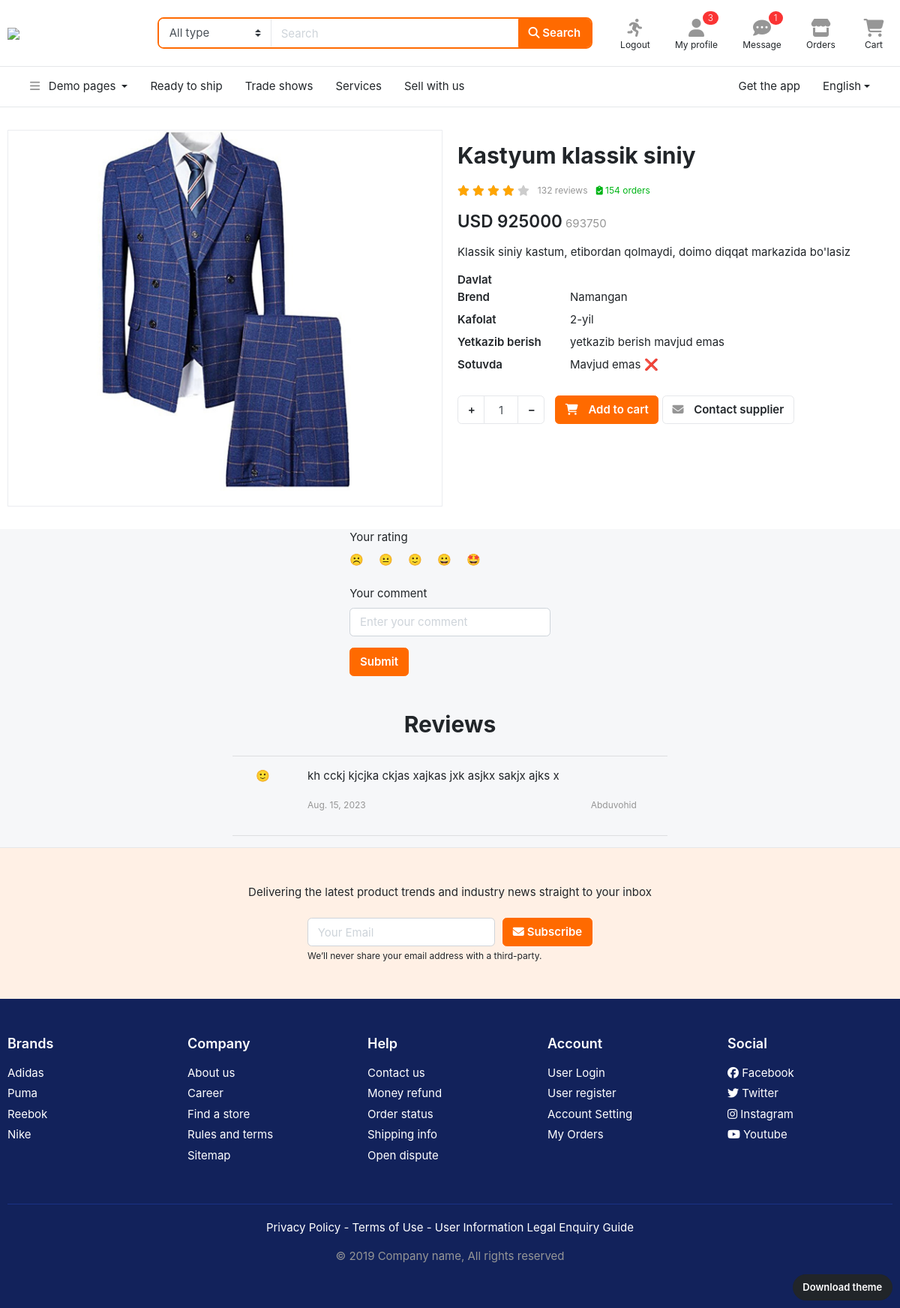
Screenshot of /home/mahsulot/16/ with the database file from the repository.
### asosiy/models.py (models this page shows, shortened)
class Media(models.Model):
    rasm = models.FileField()
    mahsulot = models.ForeignKey(Mahsulot, on_delete=models.CASCADE, related_name='rasmlar')

class Mahsulot(models.Model):
    nom = models.CharField(max_length=100)
    narx = models.PositiveIntegerField()
    chegirma = models.PositiveIntegerField(default=0)
    batafsil = models.TextField()
    brend = models.CharField(max_length=30)
    kafolat = models.CharField(max_length=30)
    yetkazish = models.CharField(max_length=30)
    mavjud = models.BooleanField(default=True)
    bolim = models.ForeignKey(Bolim, on_delete=models.CASCADE)
    ishlab_chiqaruvchi = models.CharField(max_length=30, default='Uzb')

class Izoh(models.Model):
    matn = models.TextField()
    sana = models.DateField()
    baho = models.PositiveSmallIntegerField()
    mahsulot = models.ForeignKey(Mahsulot,on_delete=models.CASCADE)
    profil = models.ForeignKey(Profil,on_delete=models.CASCADE)

### userapp/models.py (models this page shows, shortened)
class Profil(models.Model):
    ism = models.CharField(max_length=50,null=True)
    jins = models.CharField(max_length=50)
    shahar = models.CharField(max_length=50)
    viloyat = models.CharField(max_length=50)
    user = models.OneToOneField(User,on_delete=models.CASCADE)

### asosiy/views.py (the view)
# urls.py: path('mahsulot/<int:pk>/', MahsulotDetails.as_view(), name='mahsulot'),
class MahsulotDetails(View):
    def get(self, request, pk):
        chegirma_narx = Mahsulot.objects.get(id=pk).narx * (100 - Mahsulot.objects.get(id=pk).chegirma) // 100
        data = {
            'mahsulot': Mahsulot.objects.get(id=pk),
            'chegirma_narx': chegirma_narx,
            'izohlar': Izoh.objects.filter(mahsulot__id=pk)
        }
        return  render(request, 'page-detail-product.html', data)

### templates/page-detail-product.html (shortened to what this page needs)
{% extends 'header.html' %}
{% block content %}
<section class="section-content bg-white padding-y">
<div class="container">
	<div class="row">
		<aside class="col-md-6">
<div class="card">
<article class="gallery-wrap">
	<div class="img-big-wrap">
      {% for media in mahsulot.rasmlar.all|slice:":1" %}
            <div><a href="#"><img src='{{media.rasm.url}}'></a></div>
            {% endfor %}
        </div>
</article>
</div>
		</aside>
		<main class="col-md-6">
<article class="product-info-aside">
<h2 class="title mt-3"> {{mahsulot.nom}} </h2>
<div class="rating-wrap my-3">
	<ul class="rating-stars">
		<li style="width:80%" class="stars-active">
			<i class="fa fa-star"></i> <i class="fa fa-star"></i>
			<i class="fa fa-star"></i> <i class="fa fa-star"></i>
		</li>
		<li>
			<i class="fa fa-star"></i> <i class="fa fa-star"></i>
			<i class="fa fa-star"></i> <i class="fa fa-star"></i>
			<i class="fa fa-star"></i>
		</li>
	</ul>
	<small class="label-rating text-muted">132 reviews</small>
	<small class="label-rating text-success"> <i class="fa fa-clipboard-check"></i> 154 orders </small>
</div>
<div class="mb-3">
	<var class="price h4">USD {{mahsulot.narx}}</var>
	<span class="text-muted">{{chegirma_narx}}</span>
</div>
<p>{{ mahsulot.batafsil }}</p>
<dl class="row">
  <dt class="col-sm-3">Davlat</dt>
  <dd class="col-sm-9"><a href="#">{{mahsulot.davlat}}</a></dd>
  <dt class="col-sm-3">Brend</dt>
  <dd class="col-sm-9">{{mahsulot.brend}}</dd>
  <dt class="col-sm-3">Kafolat</dt>
  <dd class="col-sm-9">{{mahsulot.kafolat}}</dd>
  <dt class="col-sm-3">Yetkazib berish</dt>
  <dd class="col-sm-9">{{mahsulot.yetkazish}}</dd>
  <dt class="col-sm-3">Sotuvda</dt>
    {% if mahsulot.mavhud %}
      <dd class="col-sm-9">Mavjud &#9989;</dd>
    {% else %}
      <dd class="col-sm-9">Mavjud emas &#10060;</dd>
    {% endif %}
</dl>
	<div class="form-row  mt-4">
		<div class="form-group col-md flex-grow-0">
			<div class="input-group mb-3 input-spinner">
			  <div class="input-group-prepend">
			    <button class="btn btn-light" type="button" id="button-plus"> + </button>
			  </div>
			  <input type="text" class="form-control" value="1">
			  <div class="input-group-append">
			    <button class="btn btn-light" type="button" id="button-minus"> &minus; </button>
			  </div>
			</div>
		</div>
		<div class="form-group col-md">
			<a href="#"  class="btn  btn-primary">
				<i class="fas fa-shopping-cart"></i> <span class="text">Add to cart</span>
			</a>
			<a href="#" class="btn btn-light">
        <i class="fas fa-envelope"></i> <span class="text">Contact supplier</span>
			</a>
		</div>
	</div>
</article>
		</main>
	</div>
</div>
</section>
<div class="container d-flex justify-content-center align-items-center">
<form method="post"> {%csrf_token%}
  <div class="form-group">
    <label for="smileyRating">Your rating</label>
   <div class="rating-container d-flex" id="smileyRating" style="gap: 20px;">
      <label class="smiley-face" for="smiley1" style="cursor: pointer">&#9785;</label>
      <label class="smiley-face" for="smiley2" style="cursor: pointer">&#x1F610;</label>
      <label class="smiley-face" for="smiley3" style="cursor: pointer">&#x1F642;</label>
      <label class="smiley-face" for="smiley4" style="cursor: pointer">&#x1F600;</label>
      <label class="smiley-face" for="smiley5" style="cursor: pointer">&#x1F929;</label>
    </div>
  </div>
  <div class="form-group">
    <label for="exampleInputComment1">Your comment</label>
    <input type="text" class="form-control" id="exampleInputComment1" aria-describedby="commentHelp" placeholder="Enter your comment" name="comment">
  </div>
  <button type="submit" class="btn btn-primary">Submit</button>
</form>
</div>
<div class="container mt-5">
  <div class="row">
    <div class="col-md-6 offset-md-3">
      <h2 class="text-center mb-4">Reviews</h2>
      <hr>
      {% for izoh in izohlar %}
        <div class="row">
          <div class="col-sm-2">
            <div class="text-center">
              {% if izoh.baho == 1 %}
                <span class="smiley-face">&#9785;</span>
              {% elif izoh.baho == 2 %}
                <span class="smiley-face">&#x1F610;</span>
              {% elif izoh.baho == 3 %}
                <span class="smiley-face">&#x1F642;</span>
              {% elif izoh.baho == 4 %}
                <span class="smiley-face">&#x1F600;</span>
              {% elif izoh.baho == 5 %}
                <span class="smiley-face">&#x1F929;</span>
              {% endif %}
            </div>
          </div>
          <div class="col-sm-10">
            <p>{{ izoh.matn }}</p>
             <div class="user d-flex" style="gap: 300px">
                <p><small class="text-muted">{{ izoh.sana }}</small></p>
                <p><small class="text-muted">{{ izoh.profil.ism }}</small></p>
            </div>
          </div>
        </div>
        <hr>
      {% empty %}
        <p>No reviews yet.</p>
      {% endfor %}
    </div>
  </div>
</div>
<section class="padding-y-lg bg-light border-top">
<div class="container">
<p class="pb-2 text-center">Delivering the latest product trends and industry news straight to your inbox</p>
<div class="row justify-content-md-center">
  <div class="col-lg-4 col-sm-6">
<form class="form-row">
    <div class="col-8">
    <input class="form-control" placeholder="Your Email" type="email">
    </div>
    <div class="col-4">
    <button type="submit" class="btn btn-block btn-warning"> <i class="fa fa-envelope"></i> Subscribe </button>
    </div>
</form>
<small class="form-text">We’ll never share your email address with a third-party. </small>
  </div>
</div>
</div>
</section>
<footer class="section-footer bg-secondary">
  <div class="container">
    <section class="footer-top padding-y-lg text-white">
      <div class="row">
        <aside class="col-md col-6">
          <h6 class="title">Brands</h6>
          <ul class="list-unstyled">
            <li> <a href="#">Adidas</a></li>
            <li> <a href="#">Puma</a></li>
            <li> <a href="#">Reebok</a></li>
            <li> <a href="#">Nike</a></li>
          </ul>
        </aside>
        <aside class="col-md col-6">
          <h6 class="title">Company</h6>
          <ul class="list-unstyled">
            <li> <a href="#">About us</a></li>
            <li> <a href="#">Career</a></li>
            <li> <a href="#">Find a store</a></li>
            <li> <a href="#">Rules and terms</a></li>
            <li> <a href="#">Sitemap</a></li>
          </ul>
        </aside>
        <aside class="col-md col-6">
          <h6 class="title">Help</h6>
          <ul class="list-unstyled">
            <li> <a href="#">Contact us</a></li>
            <li> <a href="#">Money refund</a></li>
            <li> <a href="#">Order status</a></li>
            <li> <a href="#">Shipping info</a></li>
            <li> <a href="#">Open dispute</a></li>
          </ul>
        </aside>
        <aside class="col-md col-6">
          <h6 class="title">Account</h6>
          <ul class="list-unstyled">
            <li> <a href="#"> User Login </a></li>
            <li> <a href="#"> User register </a></li>
            <li> <a href="#"> Account Setting </a></li>
            <li> <a href="#"> My Orders </a></li>
          </ul>
        </aside>
        <aside class="col-md">
          <h6 class="title">Social</h6>
          <ul class="list-unstyled">
            <li><a href="#"> <i class="fab fa-facebook"></i> Facebook </a></li>
            <li><a href="#"> <i class="fab fa-twitter"></i> Twitter </a></li>
            <li><a href="#"> <i class="fab fa-instagram"></i> Instagram </a></li>
            <li><a href="#"> <i class="fab fa-youtube"></i> Youtube </a></li>
          </ul>
        </aside>
      </div>
    </section>
    <section class="footer-bottom text-center">
        <p class="text-white">Privacy Policy - Terms of Use - User Information Legal Enquiry Guide</p>
        <p class="text-muted"> &copy 2019 Company name, All rights reserved </p>
        <br>
    </section>
  </div>
</footer>
{% endblock %}

### static/css/ui.css (style rules this page uses)
html { font-family:'Inter', sans-serif;font-size:15px }
.padding-y { padding-top:30px;padding-bottom:30px }
.padding-y-lg { padding-top:48px;padding-bottom:48px }
var { font-style:normal }
article:after,.form-group:after { display:block;clear:both;content:"" }
.bg-white { background-color:#fff }
p:last-child { margin-bottom:0 }
.section-footer ul li { margin-bottom:5px }
.section-footer ul a { color:inherit }
.section-footer .title { font-weight:600;margin-bottom:16px;font-size:18px }
.footer-bottom { padding-top:20px;padding-bottom:20px;border-top:1px solid #1a3286 }
.btn-light { background-color:#fff;border-color:#e5e7ea }
.btn-light i { color:#969696 }
.btn i+.text { margin-left:10px }
dl[class="row"] { margin-bottom:0 }
[class*="list-"] li:after { visibility:hidden;display:block;content:"";overflow:hidden;height:0;clear:both }
.price { font-weight:600;color:#212529 }
.label-rating { margin-left:7px;display:inline-block;vertical-align:middle }
.rating-stars { display:inline-block;vertical-align:middle;list-style:none;margin:0;padding:0;position:relative;white-space:nowrap;clear:both }
.rating-stars i { font-size:14px;color:#ccc;display:inline }
.rating-stars li { display:block;text-overflow:clip;white-space:nowrap;z-index:1 }
.rating-stars li.stars-active { z-index:2;position:absolute;top:0;left:0;overflow:hidden }
.rating-stars li.stars-active i { color:orange }
.input-spinner { width:120px;-ms-flex-wrap:nowrap;flex-wrap:nowrap;display:-webkit-inline-box;display:-ms-inline-flexbox;display:inline-flex }
.input-spinner input.form-control { text-align:center;max-width:46px;-ms-flex-preferred-size:46px;flex-basis:46px;border-color:#e5e7ea;-webkit-box-flex:0;-ms-flex-positive:0;flex-grow:0 }
.input-spinner .btn { width:36px;text-align:center }
body { background-color:#f6f7f9 }
.gallery-wrap .img-big-wrap { margin-bottom:10px;border-radius:.37rem;overflow:hidden;background-color:#fff }
.gallery-wrap .img-big-wrap a { text-align:center;display:block }
.gallery-wrap .img-big-wrap img { height:480px;width:auto;display:inline-block;cursor:-webkit-zoom-in;cursor:zoom-in }

### rows the page displays
Media: rasm (picture)
Mahsulot: nom "Kastyum klassik siniy", narx "925000", batafsil "Klassik siniy kastum, etibordan qolmaydi, doimo diqqat markazida bo'lasiz", brend "Namangan", kafolat "2-yil", yetkazish "yetkazib berish mavjud emas"
Izoh: matn "kh cckj kjcjka ckjas xajkas jxk asjkx sakjx ajks x", sana "Aug. 15, 2023", profil.ism "Abduvohid"

### other values shown
{{ chegirma_narx }} "693750"
